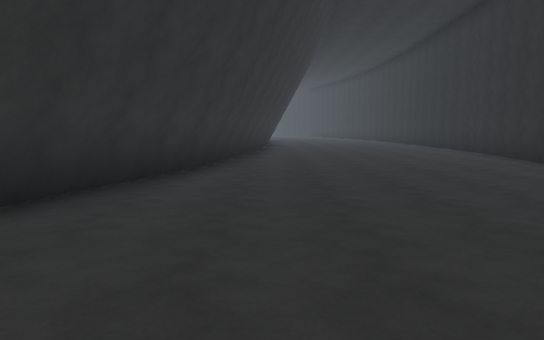
View 1 (above)

16 first-person views from a walk through a scene from a Unity 3-D project. The camera is 1.4 m above the floor, tilts 6° down and sees 70° across. The floor is counted in squares, 2 m on a side. Each view is taken from the middle of a square. On the plan, view 1 faces up. The plan holds only what a view shows up to about 11 squares ahead; the rest is blank. The place goes on beyond the plan. The player is left out. Some animated figures are not drawn.

View 2
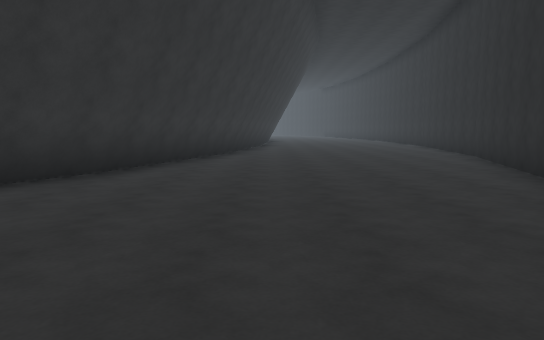

View 3
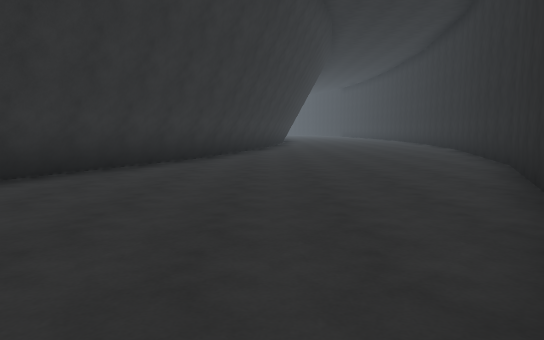

View 4
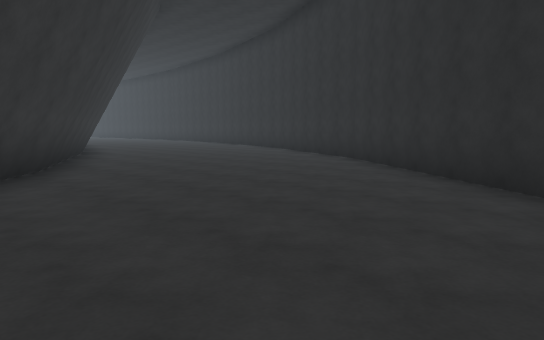

View 5
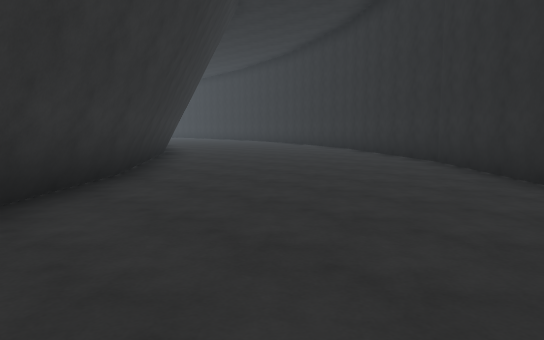

View 6
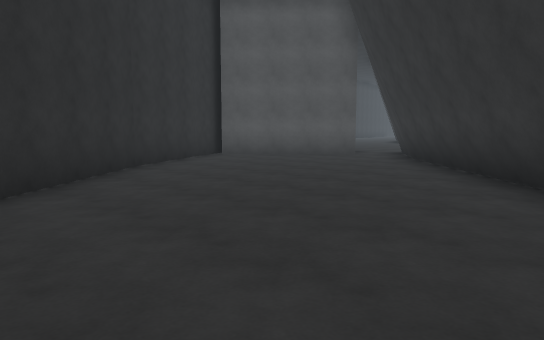

View 7
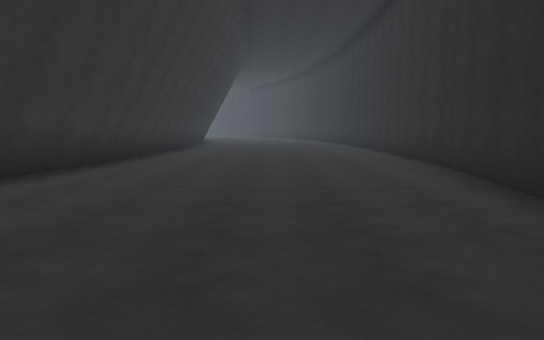

View 8
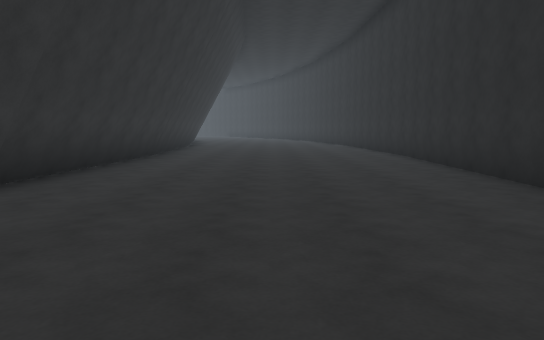

View 9
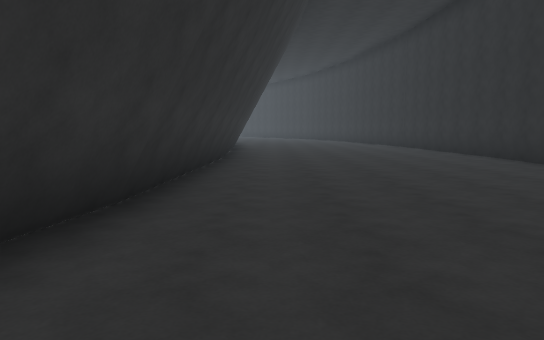

View 10
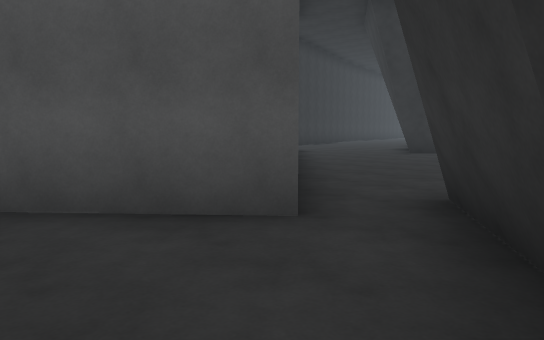

View 11
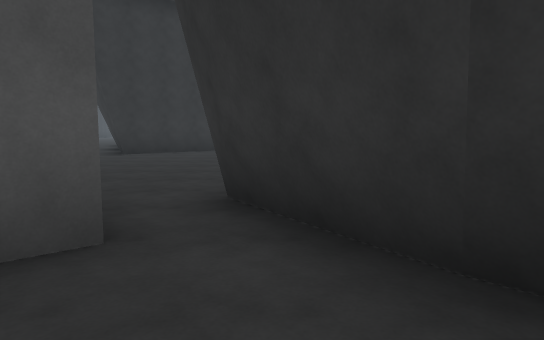

View 12
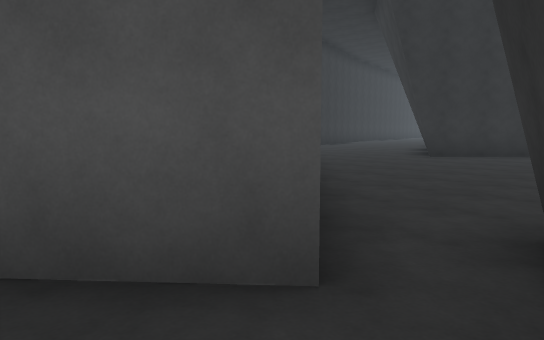

View 13
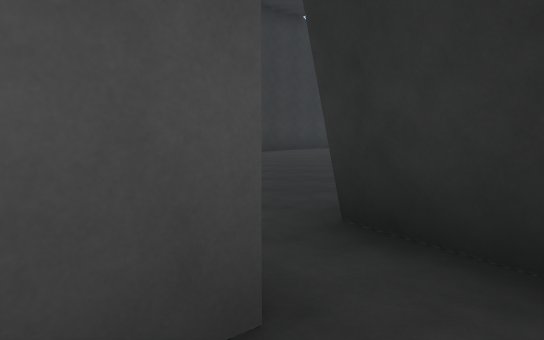

View 14
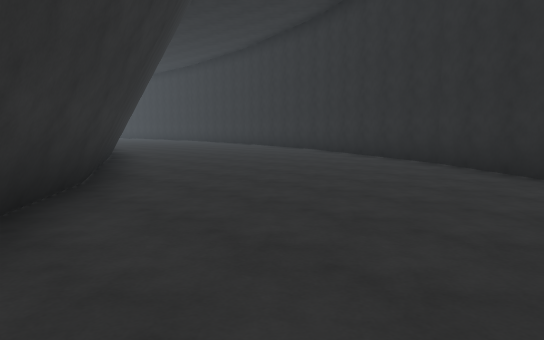

View 15
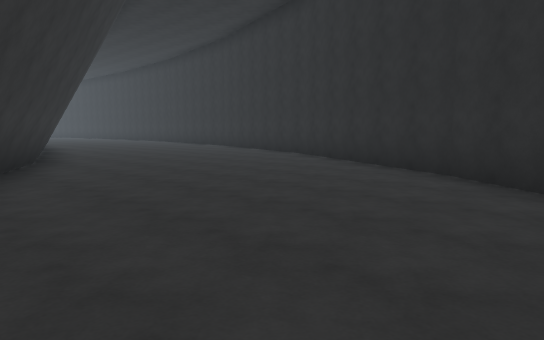

View 16
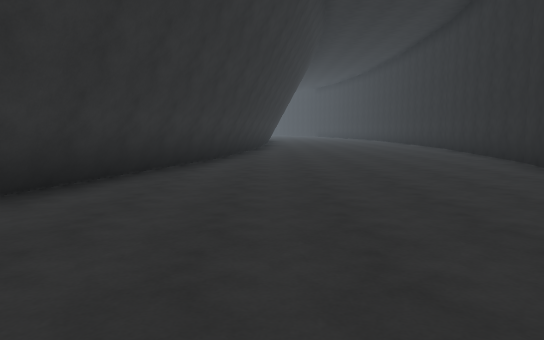

### Floor plan
Points are (right, up) in squares from view 1. A wall is a line through its corners. A room is listed if a view was taken in it or the views show most of it. See-through windows are left out.
Room 1 (views 1, 2, 3, 4, 5, 6, 7, 8, 9, 10, 11, 12, 13, 14, 15, 16)
walls: (-2.5, 2.1) (-4.9, -2.9); (3.6, 0.4) (5.3, 6.2); (-0.9, 7.2) (-2.4, 2); (-4.8, -2.8) (-8.2, -7.3); (1, -4.8) (3.6, 0.5); (5.3, 6.1) (6.2, 12.1); (-0.1, 12.6) (-0.9, 7.1); (-0.2, 12.7) (-1.1, 7.1); (-8.1, -7.2) (-12.5, -11.3); (-2.6, -9.7) (1.1, -4.7); (6.2, 12) (6.5, 18.4); (0.1, 18.3) (-0.1, 12.5); (-7.4, -14.1) (-2.5, -9.6); (-12.5, -11.2) (-13.9, -12.1); (0.1, 19.7) (0.2, 18.2); (6.5, 18.3) (6.4, 20.1); (-13.4, -13) (-11.1, -15.5); (-10.7, -16.1) (-7.3, -14)
low walls: (-2.7, 2.2) (-5.1, -2.8); (-1.1, 7.2) (-2.7, 2); (-5, -2.6) (-6.5, -4.5); (-1.1, 8.4) (-1.2, 7.1); (-6.5, -4.6) (-7.2, -5.5); (-7.3, -5.6) (-8, -6.5); (-0.4, 12.7) (-1, 8.5); (-8, -6.6) (-8.4, -7.1); (-8.2, -7.1) (-12.7, -11.3); (0, 18.3) (-0.3, 12.5); (0, 19.1) (0, 18.2); (-12.7, -11.1) (-13.9, -11.9)
ways out: opening at (-13, -13)

Where each view was taken, in squares from view 1:
view 1: 0 up, 0 right, facing up
view 2: 4 down, 0 right, facing up
view 3: 7 down, 1 left, facing up
view 4: 10 down, 7 left, facing up-right
view 5: 13 down, 11 left, facing up-right
view 6: 7 down, 4 left, facing down-left
view 7: 5 up, 3 right, facing up
view 8: 8 up, 3 right, facing up
view 9: 9 up, 1 right, facing up
view 10: 11 down, 11 left, facing down-left
view 11: 12 down, 11 left, facing left
view 12: 12 down, 12 left, facing down-left
view 13: 13 down, 12 left, facing left
view 14: 8 down, 7 left, facing up-right
view 15: 7 down, 5 left, facing up-right
view 16: 2 down, 0 right, facing up
